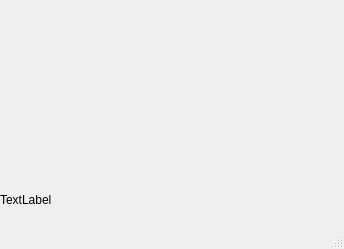
<?xml version="1.0" encoding="UTF-8"?>
<ui version="4.0">
 <class>MainWindow</class>
 <widget class="QMainWindow" name="MainWindow">
  <property name="geometry">
   <rect>
    <x>0</x>
    <y>0</y>
    <width>344</width>
    <height>249</height>
   </rect>
  </property>
  <property name="windowTitle">
   <string>MainWindow</string>
  </property>
  <widget class="QWidget" name="centralwidget">
   <widget class="QWidget" name="verticalLayoutWidget">
    <property name="geometry">
     <rect>
      <x>0</x>
      <y>0</y>
      <width>701</width>
      <height>431</height>
     </rect>
    </property>
    <layout class="QVBoxLayout" name="verticalLayout">
     <property name="spacing">
      <number>10</number>
     </property>
     <item>
      <widget class="QLabel" name="label">
       <property name="text">
        <string>TextLabel</string>
       </property>
      </widget>
     </item>
     <item>
      <widget class="QPushButton" name="pushButton">
       <property name="text">
        <string>PushButton</string>
       </property>
      </widget>
     </item>
    </layout>
   </widget>
  </widget>
  <widget class="QMenuBar" name="menubar">
   <property name="geometry">
    <rect>
     <x>0</x>
     <y>0</y>
     <width>344</width>
     <height>17</height>
    </rect>
   </property>
  </widget>
  <widget class="QStatusBar" name="statusbar"/>
 </widget>
 <resources/>
 <connections/>
</ui>
